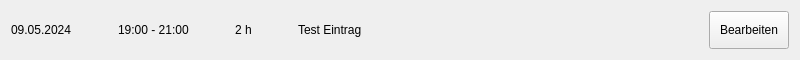
<?xml version="1.0" encoding="UTF-8"?>
<ui version="4.0">
 <class>Zeiteintrag</class>
 <widget class="QWidget" name="Zeiteintrag">
  <property name="geometry">
   <rect>
    <x>0</x>
    <y>0</y>
    <width>800</width>
    <height>60</height>
   </rect>
  </property>
  <property name="windowTitle">
   <string>Form</string>
  </property>
  <layout class="QVBoxLayout" name="verticalLayout">
   <item>
    <layout class="QHBoxLayout" name="horizontalLayout">
     <item>
      <widget class="QLabel" name="label_date">
       <property name="text">
        <string>09.05.2024</string>
       </property>
      </widget>
     </item>
     <item>
      <spacer name="horizontalSpacer_2">
       <property name="orientation">
        <enum>Qt::Horizontal</enum>
       </property>
       <property name="sizeType">
        <enum>QSizePolicy::Preferred</enum>
       </property>
       <property name="sizeHint" stdset="0">
        <size>
         <width>40</width>
         <height>20</height>
        </size>
       </property>
      </spacer>
     </item>
     <item>
      <widget class="QLabel" name="label_time">
       <property name="text">
        <string>19:00 - 21:00</string>
       </property>
      </widget>
     </item>
     <item>
      <spacer name="horizontalSpacer_3">
       <property name="orientation">
        <enum>Qt::Horizontal</enum>
       </property>
       <property name="sizeType">
        <enum>QSizePolicy::Preferred</enum>
       </property>
       <property name="sizeHint" stdset="0">
        <size>
         <width>40</width>
         <height>20</height>
        </size>
       </property>
      </spacer>
     </item>
     <item>
      <widget class="QLabel" name="label_duration">
       <property name="text">
        <string>2 h</string>
       </property>
      </widget>
     </item>
     <item>
      <spacer name="horizontalSpacer_4">
       <property name="orientation">
        <enum>Qt::Horizontal</enum>
       </property>
       <property name="sizeType">
        <enum>QSizePolicy::Preferred</enum>
       </property>
       <property name="sizeHint" stdset="0">
        <size>
         <width>40</width>
         <height>20</height>
        </size>
       </property>
      </spacer>
     </item>
     <item>
      <widget class="QLabel" name="label_comment">
       <property name="text">
        <string>Test Eintrag</string>
       </property>
      </widget>
     </item>
     <item>
      <spacer name="horizontalSpacer">
       <property name="orientation">
        <enum>Qt::Horizontal</enum>
       </property>
       <property name="sizeType">
        <enum>QSizePolicy::Expanding</enum>
       </property>
       <property name="sizeHint" stdset="0">
        <size>
         <width>10</width>
         <height>20</height>
        </size>
       </property>
      </spacer>
     </item>
     <item>
      <widget class="QPushButton" name="button_edit">
       <property name="sizePolicy">
        <sizepolicy hsizetype="Minimum" vsizetype="Preferred">
         <horstretch>0</horstretch>
         <verstretch>0</verstretch>
        </sizepolicy>
       </property>
       <property name="cursor">
        <cursorShape>PointingHandCursor</cursorShape>
       </property>
       <property name="text">
        <string>Bearbeiten</string>
       </property>
       <property name="type" stdset="0">
        <string>zeiteintrag</string>
       </property>
      </widget>
     </item>
    </layout>
   </item>
  </layout>
 </widget>
 <resources/>
 <connections/>
</ui>
